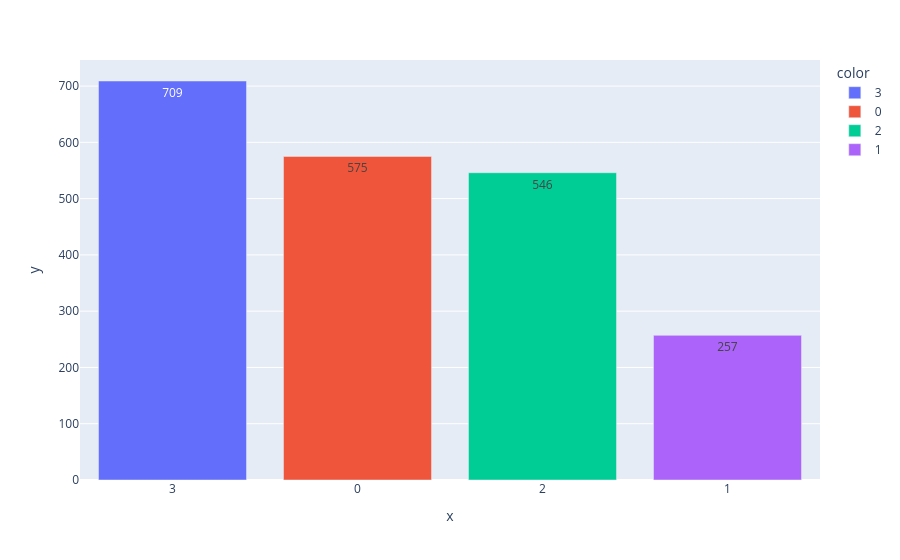

Notebook source saved alongside this figure:
### Code cell
# visualiser le diagramme des nombres d'observations
bar_plot(val)

### Figure 1 — Plotly figure (JSON) as saved in the notebook; plotly's stock layout.template omitted (floating-point values rounded to 4 significant figures)
{"data": [{"hovertemplate": "color=3<br>x=%{x}<br>y=%{y}<extra></extra>", "legendgroup": "3", "marker": {"color": "#636efa", "pattern": {"shape": ""}}, "name": "3", "orientation": "v", "showlegend": true, "textposition": "auto", "texttemplate": "%{y}", "type": "bar", "x": ["3"], "xaxis": "x", "y": [709], "yaxis": "y"}, {"hovertemplate": "color=0<br>x=%{x}<br>y=%{y}<extra></extra>", "legendgroup": "0", "marker": {"color": "#EF553B", "pattern": {"shape": ""}}, "name": "0", "orientation": "v", "showlegend": true, "textposition": "auto", "texttemplate": "%{y}", "type": "bar", "x": ["0"], "xaxis": "x", "y": [575], "yaxis": "y"}, {"hovertemplate": "color=2<br>x=%{x}<br>y=%{y}<extra></extra>", "legendgroup": "2", "marker": {"color": "#00cc96", "pattern": {"shape": ""}}, "name": "2", "orientation": "v", "showlegend": true, "textposition": "auto", "texttemplate": "%{y}", "type": "bar", "x": ["2"], "xaxis": "x", "y": [546], "yaxis": "y"}, {"hovertemplate": "color=1<br>x=%{x}<br>y=%{y}<extra></extra>", "legendgroup": "1", "marker": {"color": "#ab63fa", "pattern": {"shape": ""}}, "name": "1", "orientation": "v", "showlegend": true, "textposition": "auto", "texttemplate": "%{y}", "type": "bar", "x": ["1"], "xaxis": "x", "y": [257], "yaxis": "y"}], "layout": {"barmode": "relative", "legend": {"title": {"text": "color"}, "tracegroupgap": 0}, "margin": {"t": 60}, "xaxis": {"anchor": "y", "domain": [0, 1], "title": {"text": "x"}}, "yaxis": {"anchor": "x", "domain": [0, 1], "title": {"text": "y"}}}}
